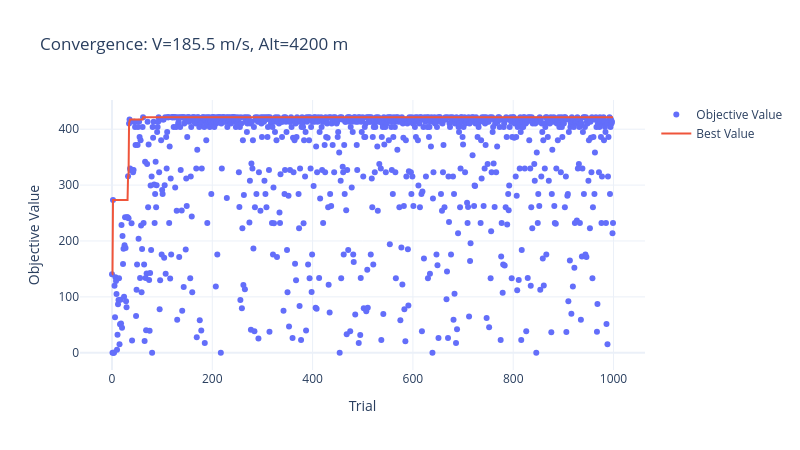

Write notebook code for a chart like this one.
### Code cell
optimizer = AirfoilOptimizer(chord=1.0)

best, finesse = optimizer.find_best_airfoil(185.5, 4200, n_trials=1000, show_history=True)

print(f"✅ Best NACA Profile : {best['m']}{best['p']}{int(best['t']):02d} with L/D = {finesse:.2f}")

### Figure 1 — Plotly figure (JSON) as saved in the notebook; plotly's stock layout.template omitted (floating-point values rounded to 4 significant figures; data arrays with more than 128 entries replaced by an {"elided": "..."} marker saying what was removed)
{"data": [{"mode": "markers", "name": "Objective Value", "type": "scatter", "x": {"elided": "1000 int values"}, "y": {"elided": "1000 float values"}}, {"mode": "lines", "name": "Best Value", "type": "scatter", "x": {"elided": "1000 int values"}, "y": {"elided": "1000 float values"}}, {"marker": {"color": "#cccccc"}, "mode": "markers", "name": "Infeasible Trial", "showlegend": false, "type": "scatter", "x": [], "y": []}], "layout": {"height": 450, "title": {"text": "Convergence: V=185.5 m/s, Alt=4200 m"}, "width": 800, "xaxis": {"title": {"text": "Trial"}}, "yaxis": {"title": {"text": "Objective Value"}}}}
